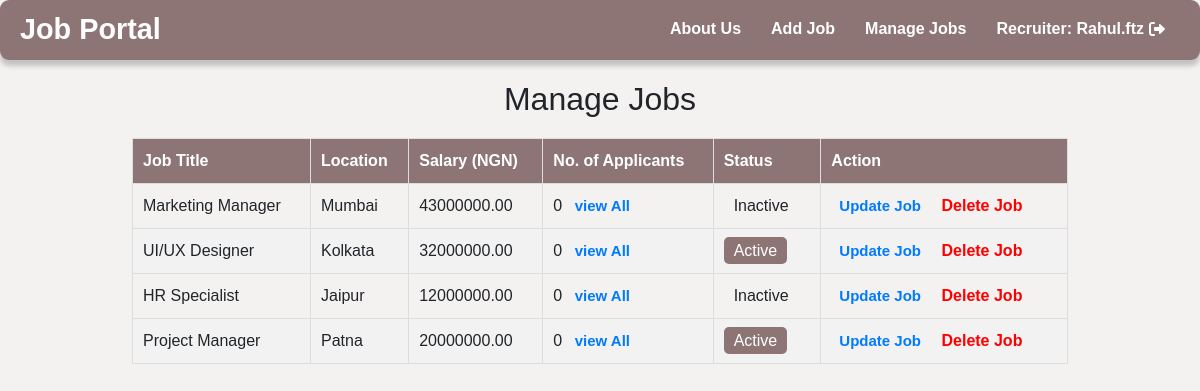
Page /manage-jobs/ (signed in) on the earlier database version.
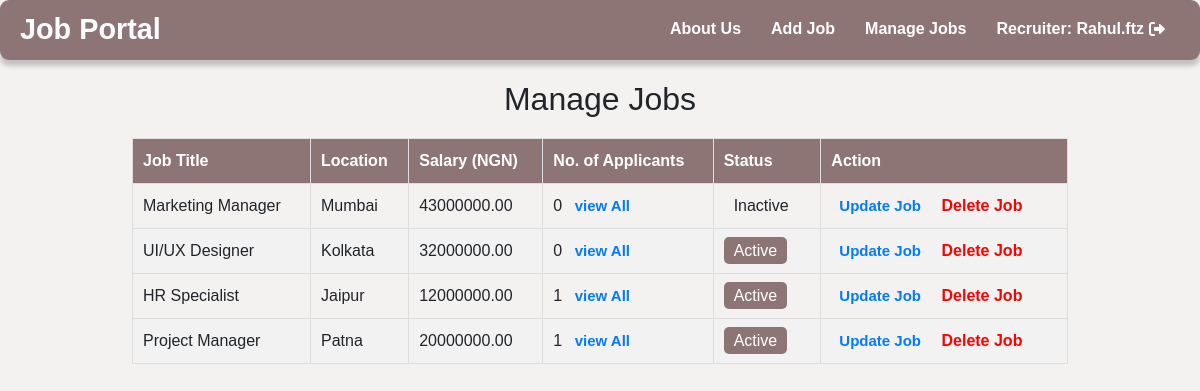
Same page on the later database version.
### job_app/models.py (models this page shows, shortened)
class Job(models.Model):
    title = models.CharField(max_length=100)
    industry = models.CharField(max_length=100)
    job_type = models.CharField(max_length=50)
    location = models.CharField(max_length=100)
    salary = models.DecimalField(max_digits=10, decimal_places=2)
    requirements = models.TextField()
    ideal_candidate = models.TextField(default='N/A')
    availability = models.BooleanField(default=True)
    created_at = models.DateTimeField(auto_now_add=True)
    user = models.ForeignKey(settings.AUTH_USER_MODEL, on_delete=models.CASCADE, null=True)
    applicants = models.ManyToManyField('Applicant.Applicant', related_name='applied_jobs', blank=True)

### job_app/views.py (the view)
# urls.py: path('manage-jobs/', ManageJobsView.as_view(), name='Managejobs'),
class ManageJobsView(LoginRequiredMixin, ListView):
    model = Job
    template_name = 'Managejobs.html'
    context_object_name = 'jobs'
    def get_queryset(self):
        return Job.objects.filter(user=self.request.user)

### job_app/templates/Managejobs.html (shortened to what this page needs)
{% extends "header_main.html" %}
{% block body %}
<html lang="en">
<head>
</head>
<body>
    <div class="container">
        <h2>Manage Jobs</h2>
        <table>
            <thead>
                <tr>
                    <th>Job Title</th>
                    <th>Location</th>
                    <th>Salary (NGN)</th>
                    <th>No. of Applicants</th>
                    <th>Status</th>
                    <th>Action</th>
                </tr>
            </thead>
            <tbody>
                {% for job in jobs %}
                <tr>
                    <td>{{ job.title }}</td>
                    <td>{{ job.location }}</td>
                    <td>{{ job.salary }}</td>
                    <td>
                    {{ job.application_set.count }}
                    <a href="{% url 'job_applicants' job.id %}">view All</a>
                </td>
                    <td>
                        <span class="status {% if job.availability %}active{% else %}inactive{% endif %}">
                            {% if job.availability %}
                                Active
                            {% else %}
                                Inactive
                            {% endif %}
                        </span>
                    </td>
                    <td>
    <a href="{% url 'update_job' job.id %}" class="update-job">Update Job</a>
    <a href="{% url 'delete_job' job.id %}" class="delete-job" onclick="return confirm('Are you sure you want to delete this job?');">Delete Job</a>
</td>
                </tr>
                {% endfor %}
            </tbody>
        </table>
    </div>
</body>
</html>
{% endblock %}

Differences in the rows shown:
changed Job "HR Specialist": application_set.count "0" → "1"; availability "Inactive" → "Active"
computed for Job "Project Manager": application_set.count "0" → "1"
